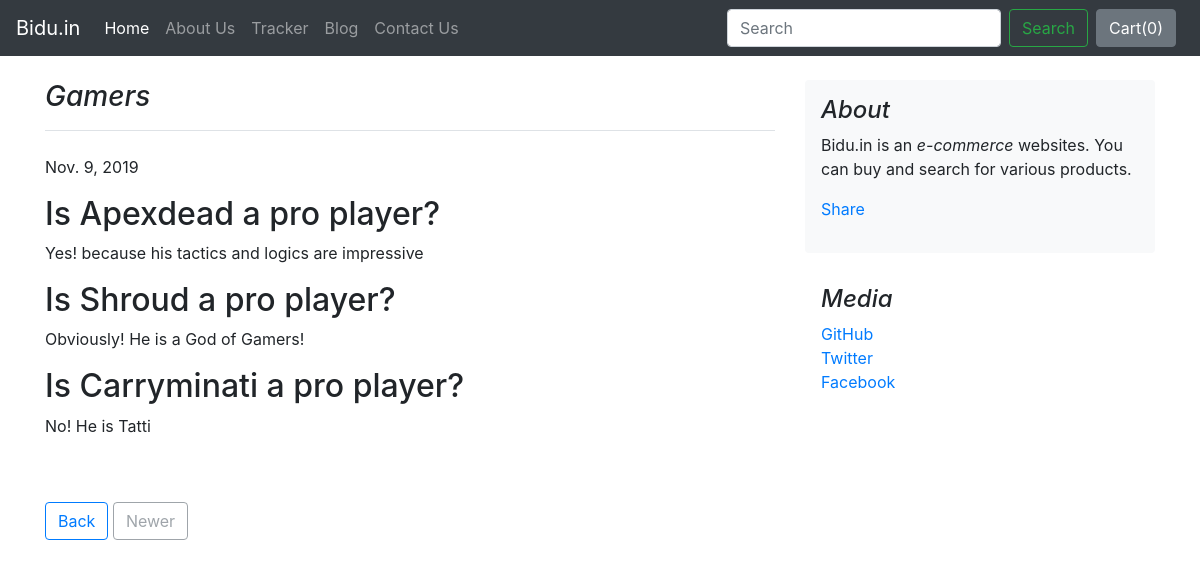
The page /blog/blogpost/1 on the database its author committed.
### blog/models.py (models this page shows)
class Blogpost(models.Model):
    post_id = models.AutoField(primary_key=True)
    title = models.CharField(max_length= 50)
    head0 = models.CharField(max_length=500, default="")
    chead0 = models.CharField(max_length=5000, default="")
    head1 = models.CharField(max_length=500, default="")
    chead1 = models.CharField(max_length=5000, default="")
    head2 = models.CharField(max_length=500, default="")
    chead2 = models.CharField(max_length=5000, default="")
    pub_date = models.DateField()
    thumbnail = models.ImageField(upload_to="shop/images", default="")
    def __str__(self):
        return self.title

### blog/views.py (the view)
# urls.py: path("blogpost/<int:id>", views.blogpost, name="blogPost"),
def blogpost(request, id):
    blog = Blogpost.objects.filter(post_id= id)[0]
    print(blog)
    params = {'blog': blog}
    return render(request,"blog/blogpost.html", params)

### blog/templates/blog/blogpost.html (shortened to what this page needs)
{% extends 'blog/basic.html' %}
{% block body %}
<div class="container my-4">
    <div class="row">
        <div class="col-md-8 blog-main">
          <h3 class="pb-3 mb-4 font-italic border-bottom">
            {{blog.title}}
          </h3>
          <div class="blog-post">
            <p class="blog-post-meta">{{blog.pub_date}}</p>
            <h2 class="blog-post-title">{{blog.head0}}</h2>
            <p>{{blog.chead0}}</p>
            <h2>{{blog.head1}}</h2>
            <p>{{blog.chead1}}</p>
            <h2>{{blog.head2}}</h2>
            <p>{{blog.chead2}}</p>
            <div class="fb-like" data-href="http://127.0.0.1:8000/blog/blogpost/{{blog.post_id}}" data-width="" data-layout="standard" data-action="like" data-size="large" data-show-faces="true" data-share="true"></div><br><br>
          </div>
          <nav class="blog-pagination">
            <a class="btn btn-outline-primary" href="/blog">Back</a>
            <a class="btn btn-outline-secondary disabled" href="/blog/blogpost/{{blog.post_id}}+1={{blog.post_id}}">Newer</a>
          </nav>
        </div>
        <aside class="col-md-4 blog-sidebar">
          <div class="p-3 mb-3 bg-light rounded">
            <h4 class="font-italic">About</h4>
            <p class="mb-0">Bidu.in is an <em>e-commerce </em>websites. You can buy and search for various products.</p>
            <div class="my-3 fb-share-button" data-href="http://127.0.0.1:8000/blog/blogpost/{{blog.post_id}}" data-layout="button_count" data-size="large"><a target="_blank" href="https://www.facebook.com/sharer/sharer.php?u=https%3A%2F%2Fdevelopers.facebook.com%2Fdocs%2Fplugins%2F&amp;src=sdkpreparse" class="fb-xfbml-parse-ignore">Share</a></div>
          </div>
          <div class="p-3">
            <h4 class="font-italic">Media</h4>
            <ol class="list-unstyled">
              <li><a href="#">GitHub</a></li>
              <li><a href="#">Twitter</a></li>
              <li><a href="#">Facebook</a></li>
            </ol>
          </div>
        </aside>
    </div>
</div>
{% endblock %}

### rows shown on the page
Blogpost: title "Gamers", pub_date "Nov. 9, 2019", head0 "Is Apexdead a pro player?", chead0 "Yes! because his tactics and logics are impressive", head1 "Is Shroud a pro player?", chead1 "Obviously! He is a God of Gamers!", head2 "Is Carryminati a pro player?", chead2 "No! He is Tatti"
